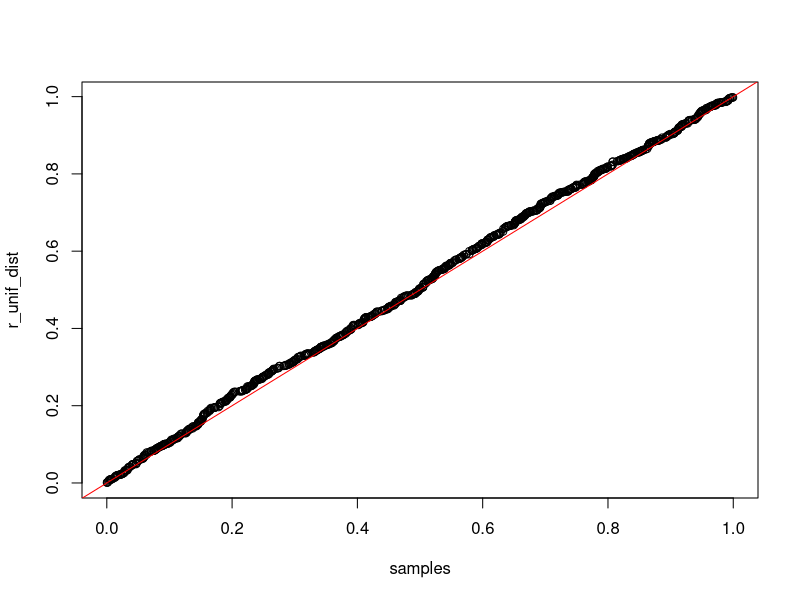
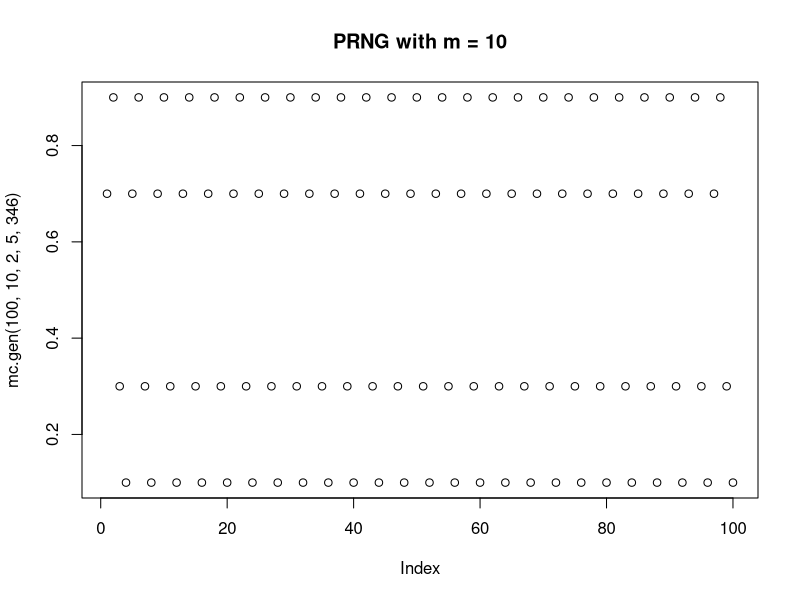
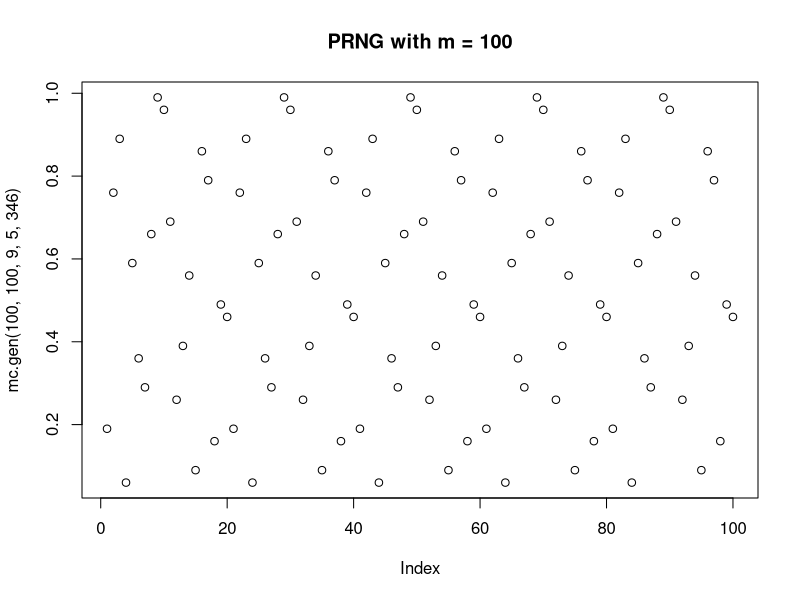
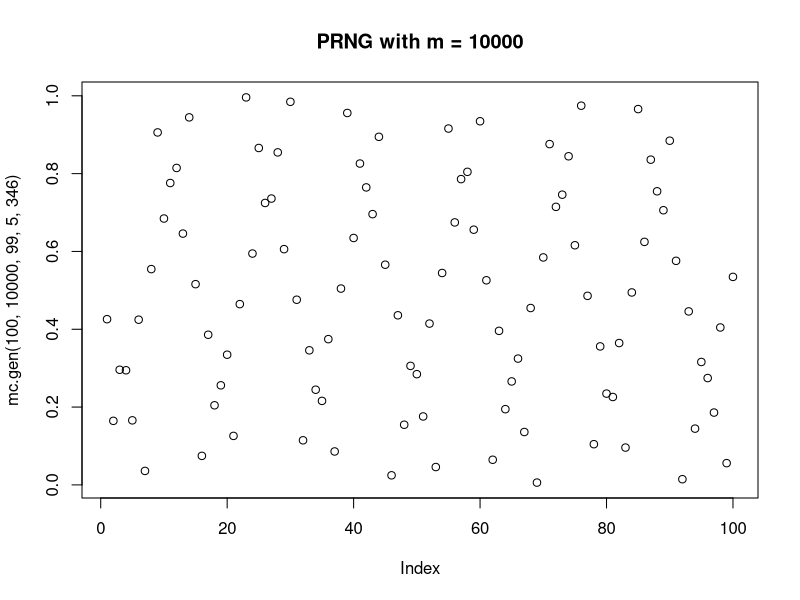
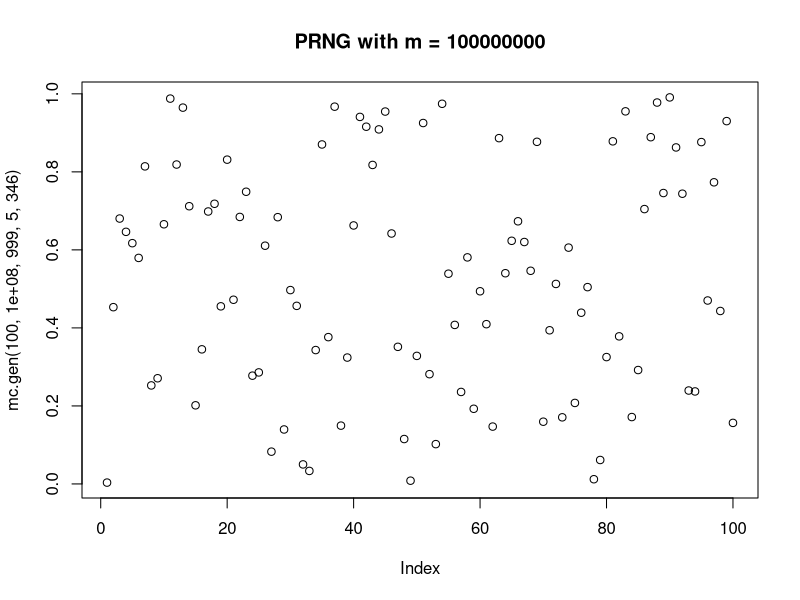
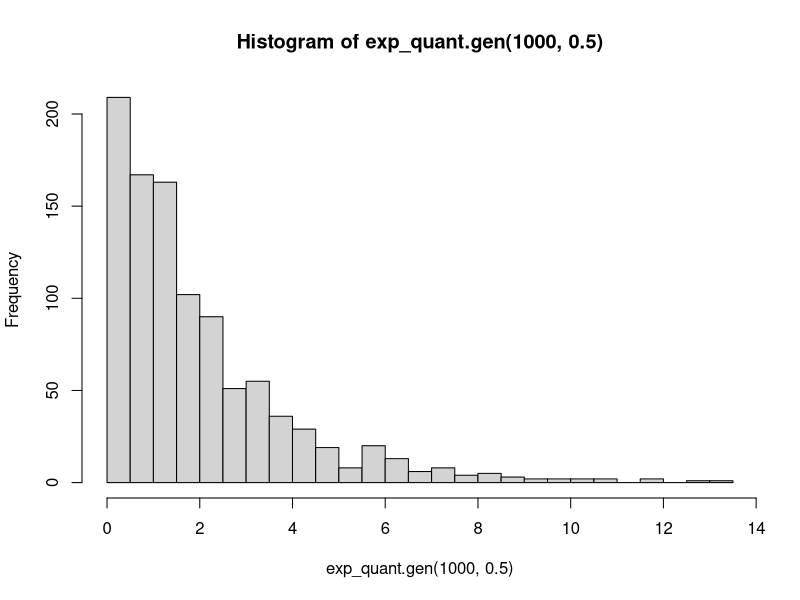
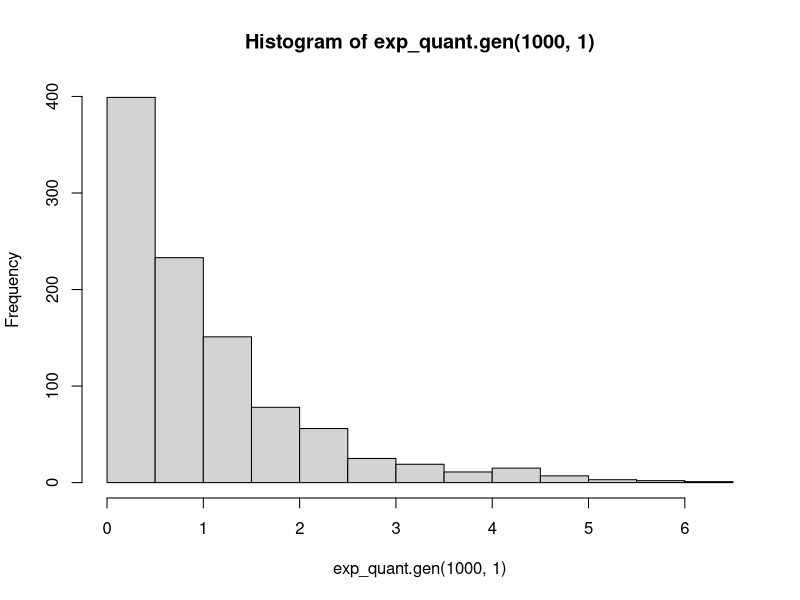
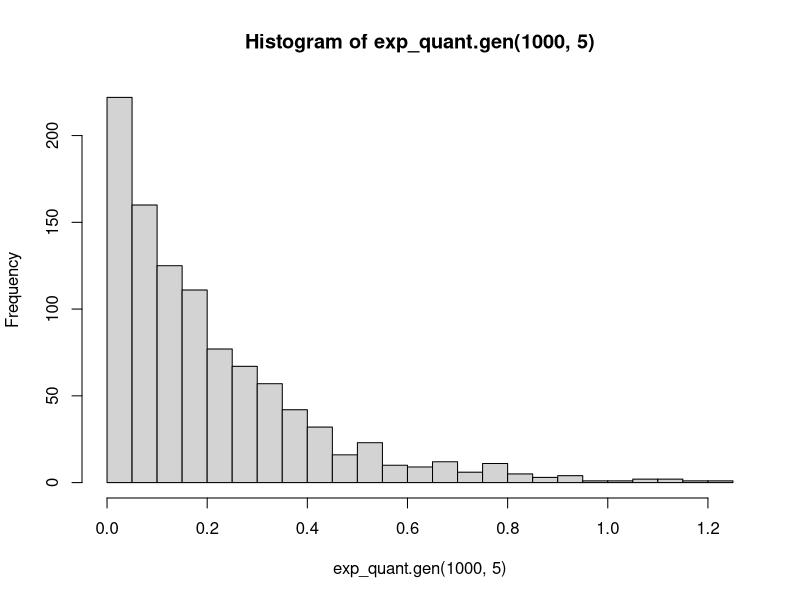

R code for these plots, in order:
## ---- chunk 1
mc.gen <- function(n,m,a,c=0,x0)
{
  us <- numeric(n)
  for (i in 1:n)
  {
    x0 <- (a*x0+c) %% m
    us[i] <- x0 / m
  }
  return(us)
}
## ---- chunk 2
seed_x0 <- 346
n_samples <- 1000
m <- 50000000000
a <- round(sqrt(m))
c <- 5000

samples <- mc.gen(n_samples, m, a, c, seed_x0)
## ---- chunk 3
r_unif_dist <- runif(1000)
qqplot(samples, r_unif_dist)
abline(a=0,b=1, col = "red")
## ---- chunk 4
plot(mc.gen(100, 10, 2, 5, 346), main = "PRNG with m = 10")
plot(mc.gen(100, 100, 9, 5, 346),  main = "PRNG with m = 100")
plot(mc.gen(100, 10000, 99, 5, 346),  main = "PRNG with m = 10000")
plot(mc.gen(100, 100000000, 999, 5, 346),  main = "PRNG with m = 100000000")
## ---- chunk 5
exp_quant.gen <- function(n_samples_exp, lambda)
{
  unif_samle <- runif(n_samples_exp)
  exp_dist_sample <- -log(1-unif_samle)/lambda
  return(exp_dist_sample)
}
## ---- chunk 6
exp.gen <- function(n_samples_exp, lambda)
{
  unif_samle <- runif(n_samples_exp)
  exp_dist_sample <- 1 - exp(-lambda * unif_samle) 
  return(exp_dist_sample)
}
## ---- chunk 7
hist(exp_quant.gen(1000, 0.5), breaks = 20)
hist(exp_quant.gen(1000, 1), breaks = 20)
hist(exp_quant.gen(1000, 5), breaks = 20)
## ---- chunk 8
dist_exp_05 <- exp_quant.gen(1000, 0.5)
dist_exp_1 <- exp_quant.gen(1000, 1)
dist_exp_5 <- exp_quant.gen(1000, 5)

r_exp_dist_05 <- rexp(1000, 0.5)
r_exp_dist_1 <- rexp(1000, 1)
r_exp_dist_5 <- rexp(1000, 5)
qqplot(dist_exp_05, r_exp_dist_05)
abline(a=0,b=1, col = "red")
qqplot(dist_exp_1, r_exp_dist_1)
abline(a=0,b=1, col = "red")
qqplot(dist_exp_5, r_exp_dist_5)
abline(a=0,b=1, col = "red")
## ---- chunk 9
norm_accept_reject <- function(n_samples_ar, const, alpha, beta){
iter <- 0
accepted <- 0
x <- numeric(n_samples_ar)
acc_rate <- 0
while(accepted<n_samples_ar)
{
u <- runif(1)
iter <- iter + 1
y <- runif(1)

if (dbeta(y, alpha, beta)/(const*dunif(y)) >= u)
  {
  accepted <- accepted+1
  x[accepted] <- y
  }
}
acc_rate <- accepted/iter
return(list(acc_rate, x))
}
## ---- chunk 10
x <- seq(0, 1, 0.0001)

plot(x, dbeta(x, 1,1), type = 'l', main = "Beta distribution, alpha = 1, beta = 1", ylab = "dbeta(x)")

plot(x, dbeta(x, 2,2), type = 'l', main = "Beta distribution, alpha = 2, beta = 2", ylab = "dbeta(x)")
abline(c(1.5, 0), col = "red", lty=3, lwd=2)
abline(v = 0.5, col = "blue", lty=3, lwd=2)

plot(x, dbeta(x, 5,1), type = 'l', main = "Beta distribution, alpha = 5, beta = 1", ylab = "dbeta(x)")
abline(h = 5, col = "red", lty=3, lwd=2)
abline(v = 1, col = "blue", lty=3, lwd=2)

plot(x, dbeta(x, 1,5), type = 'l', main = "Beta distribution, alpha = 1, beta = 5", ylab = "dbeta(x)")
abline(h = 5, col = "red", lty=3, lwd=2)
abline(v = 0, col = "blue", lty=3, lwd=2)
## ---- chunk 11
test_c <- seq(from = 1.5, to = 5, by = 0.1)

acc_rate <- c()  
for(i in 1:length(test_c)) {
  k <- 0
  k <- norm_accept_reject(1000, test_c[i], 2, 2)
  acc_rate <- append(acc_rate, k[[1]])
}

comp <- data.frame(cbind(test_c, acc_rate))
## ---- chunk 12
plot(comp$test_c, comp$acc_rate, main = "Dependancy of the acceptance rate on the constant c", xlab = "Constant c", ylab = "Acceptance rate")
## ---- chunk 13
norm_accept_reject_arbitrary <- function(n_samples_ar, alpha, beta){
iter <- 0
accepted <- 0
x <- numeric(n_samples_ar)
seq_x <- seq(0, 1, 0.01)
c <- max(dbeta(seq_x, alpha, beta))
print(c)

while(accepted<n_samples_ar)
{
u <- runif(1)
iter <- iter + 1
y <- runif(1)
if (dbeta(y, alpha, beta)/(c*dunif(y)) >= u)
  {
  accepted <- accepted+1
  x[accepted] <- y
  }
}
acc_rate <- (accepted/iter)
return(list(acc_rate, x))
}
## ---- chunk 14

l_params_beta <- list() 
l_params_beta[[1]] <- list(2, 2)
l_params_beta[[2]] <- list(5, 2)
l_params_beta[[3]] <- list(2, 5)
l_params_beta[[4]] <- list(5, 5)

for(i in 1:length(l_params_beta)){
  alpha <- 0
  beta <- 0
  alpha <- l_params_beta[[i]][[1]]
  beta <- l_params_beta[[i]][[2]]
  
  res_acc <- norm_accept_reject_arbitrary(1000, alpha, beta)
  
  plot_n <- paste("Alpha=", toString(alpha), ", Beta=", toString(beta), "Acceptance=", round(res_acc[[1]]*100, 1), "%")
  qqplot(res_acc[[2]], rbeta(1000, alpha, beta), xlab="Theoretical Quantiles", ylab="Computed Quantiles", main = plot_n)
  abline(c(0, 1))
}
